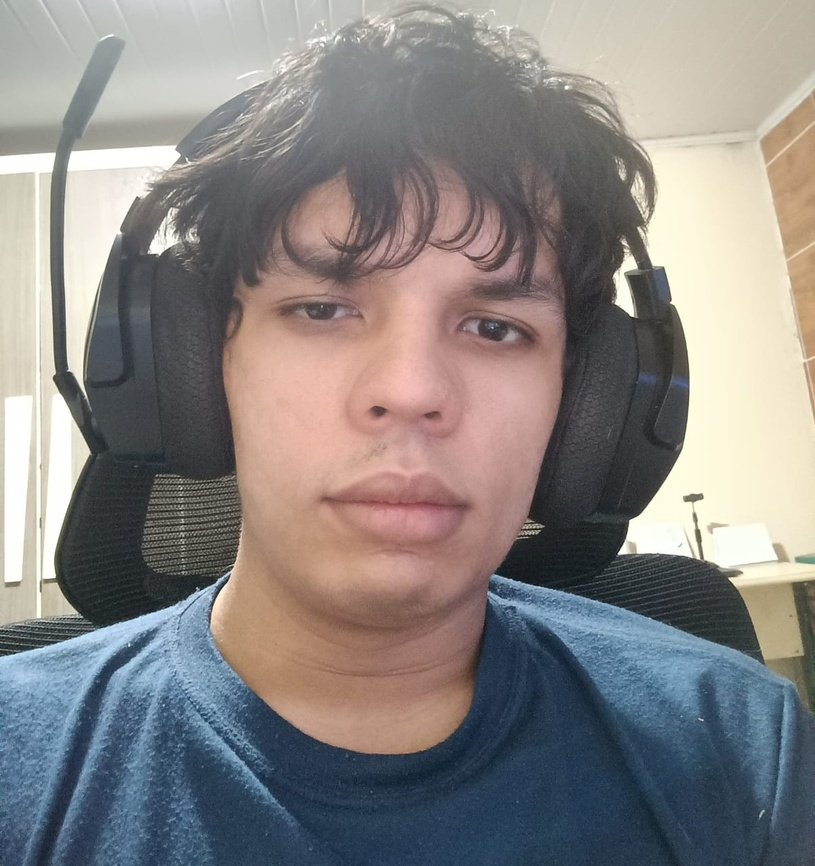
#> input picture assets/foto.jpeg, 815 x 866 px, shrunk from 1202 x 1278 before the run; the run also reads 1 picture not shown here
$ jupyter execute notebook.ipynb   (shell and % lines are left out)   (older library calls are emulated)
#> lines starting #> are read from the running program, lines starting #| are printed output that depends on the picture
### src/question1.py

#### Processo de Subamostragem ####

#1) Nessa primeira parte, não se pode utilizar nenhuma função pronta, além da função de ler e escrever uma imagem

import cv2              # Para ler e escrever a imagem (somente cv2.imread() e cv2.imwrite())
import numpy as np      # Para tratar a imagem como uma matriz e assim conseguir manipular os pixels da imagem.

#1.1) Uma função que deve retirar metade das linhas da imagem de forma intercalada

def retirar_metade_linhas(imagem):
    # imagem[inicio:fim:passo]
    # Pega somente as linhas de 2 em 2, e o segundo argumento está setado como "faça pra todas as colunas"
    imagem_reduzida = imagem [::2, :]
    return imagem_reduzida

#1.2) Uma função que deve retirar metade das colunas da imagem de forma intercalada

def retirar_metade_colunas(imagem):
    # Mesma coisa, só que invertido, já que é pra coluna agora...
    imagem_reduzida = imagem [:, ::2]
    return imagem_reduzida

#1.3) Uma função que deve chamar os anteriores (1.1 e 1.2) e fazer a imagem ficar com um quarto da quantidade de pixels

def retirar_metade_colunas_e_linhas(imagem):
    # Simplesmente chamar as duas funções para retirar as linhas e colunas
    # Em uma matriz não importa a ordem, se retirar as linhas ou colunas primeiro, vai resultar no mesmo
    imagem_um_quarto = retirar_metade_colunas(imagem)
    imagem_um_quarto = retirar_metade_linhas(imagem_um_quarto)
    return imagem_um_quarto

#1.4) Duplicar as linhas de uma imagem, criando uma linha que cada pixel seja a media do
# pixel de cima e de baixo (caso não tenha linha em baixo, só copiar a de cima)

def duplicar_linhas(imagem):
    altura, largura = imagem.shape
    # Criamos a matriz com o dobro da altura
    nova_img = np.zeros((altura * 2, largura), dtype=np.uint8)

    for i in range(altura):
        # As linhas que já tinhamos vão ocupar espaços pares na matriz
        nova_img[2*i] = imagem[i]

        # Agora preenchemos a linha impár
        # E por isso o índice sempre vai ser (2*i + 1)

        if i < altura - 1:
            # Se não for a última linha, calculamos a média
            # OBS: Convertemos pra uint16 pra soma não passar de 255
            cima = imagem[i].astype(np.uint16)
            baixo = imagem[i+1].astype(np.uint16)
            media = (cima + baixo) // 2

            nova_img[2*i + 1] = media.astype(np.uint8)
        else:
            # Se não tem linha em baixo, só copia a de cima
            nova_img[2*i + 1] = imagem[i]

    return nova_img

#1.5) Duplicar as colunas de uma imagem - similar a 1.4

def duplicar_colunas(imagem):
    altura, largura = imagem.shape
    # Agora vai ter dobro de largura
    nova_img = np.zeros((altura, largura * 2), dtype=np.uint8)

    for i in range(largura):
        # Como agora se trata de colunas, usamos [:, 2*i], na função das linhas omitimos as colunas
        nova_img[:, 2*i] = imagem[:, i]

        if i < largura - 1:
            esquerda = imagem[:, i].astype(np.uint16)
            direita = imagem[:, i+1].astype(np.uint16)
            media = (esquerda + direita) // 2

            nova_img[:, 2*i + 1] = media.astype(np.uint8)
        else:
            nova_img[:, 2*i + 1] = imagem[:, i]

    return nova_img

#1.6) Uma função que aumente o tamanho da imagem usando 1.4 e 1.5

def aumentar_imagem(imagem):
    # Primeiro dobramos as linhas
    img_maior = duplicar_linhas(imagem)
    # Depois dobramos as colunas do resultado anterior
    img_maior = duplicar_colunas(img_maior)

    return img_maior

#1.7 e 1.8 são questões para fins de teste e relátorio


### src/question2.py
#2) Implementar com funções prontas (Usando Image1.pgm)

## PARTE A

#2.1 a 2.4) Fazer um programa para realizar o processo de aguçamento (sharpening)
# de imagens, mediante o uso de um Filtro Laplaciano no domínio espacial.
# As entradas do programa devem ser:
# (i) a imagem
# (ii) o tipo de filtro laplaciano

import cv2
import numpy as np

def agucar_laplaciano(imagem, sigma=None):
    """
    Aplica o aguçamento usando filtro Laplaciano.
    Se sigma=None (Item 2.1): Usa o Laplaciano em todas as direções (centro 8).
    Se sigma for passado (Itens 2.2 e 2.3): Aplica Gaussiano e usa Laplaciano em cruz (centro 4).
    """
    if sigma is None:
        # Item 2.1 - Sem suavização e com Kernel +/- 8 no centro (Todas as direções)
        img_processada = imagem.copy()
        kernel = np.array([[-1, -1, -1],
                           [-1,  8, -1],
                           [-1, -1, -1]])
    else:
        # Itens 2.2 e 2.3 - Com suavização Gaussiana e Kernel +/- 4 no centro (Em cruz)
        img_processada = cv2.GaussianBlur(imagem, (3, 3), sigmaX=sigma)
        kernel = np.array([[ 0, -1,  0],
                           [-1,  4, -1],
                           [ 0, -1,  0]])

    # Aplicar o filtro usando CV_64F (float) para não perder os valores negativos!
    bordas = cv2.filter2D(img_processada, cv2.CV_64F, kernel)

    # Aguçamento: Imagem Original + Bordas
    # Usamos a imagem original crua para somar, assim destacamos os detalhes nela
    imagem_agucada = imagem + bordas

    # Cortar valores fora do limite (0 a 255) e converter de volta para uint8
    imagem_final = np.clip(imagem_agucada, 0, 255).astype(np.uint8)

    return imagem_final, np.clip(bordas, 0, 255).astype(np.uint8)
    # Retornamos as bordas também para colocar no relatório!


def agucar_frequencia(imagem, tipo_filtro = "gaussiano", D0 = 30):
    """
    Realiza o aguçamento do dominio de frequência usando um filtro Passa-Altas.
    tipo_filtro: "ideal" ou "gaussiano"
    D0: Frequência de corte
    """

    # Obtendo dimensões da imagem
    M, N = imagem.shape

    # FFT e Shift
    F = np.fft.fft2(imagem)
    Fshift = np.fft.fftshift(F)

    # Criar o Filtro Passa-Altas
    H = np.zeros((M, N), dtype=np.float32)
    for u in range(M):
        for v in range(N):
            # Distância D(u,v) ao centro
            D = np.sqrt((u - M/2) ** 2 + (v - N/2) ** 2)

            if tipo_filtro == "ideal":
                # Filtro Ideal Passa-Altas (Corta a Faca)
                H[u,v] = 0 if D <= D0 else 1
            elif tipo_filtro == "gaussiano":
                # Filtro Gaussiano Passa-Altas (Transição Suave)
                H[u,v] = 1 - np.exp(-(D**2) / (2 * D0**2))

    # Aplicar o filtro e Transformada Inversa
    Gshift = Fshift * H
    img_bordas = np.abs(np.fft.ifft2(np.fft.ifftshift(Gshift)))

    # Aguçamento: Imagem Original + Altas Frequências (Bordas)
    bordas_norm = cv2.normalize(img_bordas, None, 0, 255, cv2.NORM_MINMAX).astype(np.uint8)

    # Somar com a original evitando estourar o limite de 255
    imagem_agucada = cv2.add(imagem, bordas_norm)

    return imagem_agucada, bordas_norm


### src/question3.py
import cv2
import numpy as np

def filtro_butterwoth_passa_altas(imagem, D0, n):
    M, N = imagem.shape
    H = np.zeros((M, N), dtype=np.float32)

    for u in range(M):
        for v in range(N):
            D = np.sqrt((u - M/2) ** 2 + (v - N/2) ** 2)
            if D == 0:
                H[u,v] = 0
            else:
                H[u,v] = 1 / (1 + (D0 / D) ** (2 * n))

    return H

def filtro_notch_rejeita(imagem, pontos_ruido, D0=10, n=2):
    """
    pontos_ruido: lista de tuplas (u,v) com as coordenadas dos spikes de ruido.
    """
    M, N = imagem.shape
    H = np.ones((M, N), dtype=np.float32)

    for u in range(M):
        for v in range(N):
            for (uk, vk) in pontos_ruido:
                # Distância ao ponto de ruído e seu simétrico
                Dk = np.sqrt((u - M/2 - uk)**2 + (v - N/2 - vk)**2)
                D_neg_k = np.sqrt((u - M/2 + uk)**2 + (v - N/2 + vk)**2)

                # Filtro Butterworth Notch Reject
                H[u, v] *= (1 / (1 + (D0 / Dk)**n)) * (1 / (1 + (D0 / D_neg_k)**n))

    return H

def aplicar_filtro_frequencia(imagem, filtro):
    F = np.fft.fft2(imagem)
    Fshift = np.fft.fftshift(F)

    Gshift = Fshift * filtro

    G = np.fft.ifftshift(Gshift)
    img_back = np.fft.ifft2(G)
    return np.abs(img_back)

### tests/teste_q1.py
import cv2
import os
from src.question1 import *

#1.7 mostre e comente os resultados usando uma imagem sua (do seu rostro)
#monocromatica no relatório, de usar a funcao 1.3.

def testar_monocromatica():
    # 1. Configura os caminhos
    nome_foto = 'assets/foto.jpeg' # Confirme se sua foto está aqui com este nome
    output_path = "output/q1_results/"

    if not os.path.exists(output_path):
        os.makedirs(output_path)

    # 2. Lê a imagem forçando escala de cinza (matriz 2D)
    img_cinza = cv2.imread(nome_foto, cv2.IMREAD_GRAYSCALE)

    if img_cinza is None:
        print(f"Erro: Não consegui achar a imagem em '{nome_foto}'.")
        return

    print(f"Original carregada com sucesso! Tamanho: {img_cinza.shape}")

    # 3. Processa passando as matrizes
    img_reduzida = retirar_metade_colunas_e_linhas(img_cinza)
    print(f"Tamanho após redução (1.3): {img_reduzida.shape}")

    img_ampliada = aumentar_imagem(img_reduzida)
    print(f"Tamanho após ampliação (1.6): {img_ampliada.shape}")

    # Teste Extra: Ampliando a imagem original diretamente
    img_gigante = aumentar_imagem(img_cinza)
    print(f"Tamanho da imagem original gigante: {img_gigante.shape}")

    # 4. Salva os resultados
    cv2.imwrite(os.path.join(output_path, "1_3_reduzida.jpg"), img_reduzida)
    cv2.imwrite(os.path.join(output_path, "1_6_reconstruida.jpg"), img_ampliada)
    cv2.imwrite(os.path.join(output_path, "original_ampliada.jpg"), img_gigante)
    print(f"Imagens salvas na pasta '{output_path}'. Confirme visualmente!")

####################### ------------------------------ #######################
#1.8 mostre e comente os resultados para uma imagem colorida (fazendo o processo
#para cada canal separado).

def testar_colorida():
    nome_foto = 'assets/foto.jpeg'
    output_path = "output/q1_results/"

    if not os.path.exists(output_path):
        os.makedirs(output_path)

    # 1. Lê a imagem COLORIDA
    img_color = cv2.imread(nome_foto)

    if img_color is None:
        print(f"Erro: Não consegui achar a imagem em '{nome_foto}'.")
        return

    print(f"Original Colorida carregada! Tamanho: {img_color.shape}")

    # 2. Separa os três canais (Blue, Green, Red)
    b, g, r = cv2.split(img_color)

    # ==========================================
    # TESTE 1.3: Redução (passando canal por canal)
    # ==========================================
    b_reduzido = retirar_metade_colunas_e_linhas(b)
    g_reduzido = retirar_metade_colunas_e_linhas(g)
    r_reduzido = retirar_metade_colunas_e_linhas(r)

    # Junta os canais para formar a imagem reduzida colorida
    img_reduzida_colorida = cv2.merge([b_reduzido, g_reduzido, r_reduzido])
    print(f"Tamanho após redução: {img_reduzida_colorida.shape}")

    # ==========================================
    # TESTE 1.6: Ampliação (passando canal por canal)
    # ==========================================
    b_ampliado = aumentar_imagem(b_reduzido)
    g_ampliado = aumentar_imagem(g_reduzido)
    r_ampliado = aumentar_imagem(r_reduzido)

    # Junta os canais novamente
    img_ampliada_colorida = cv2.merge([b_ampliado, g_ampliado, r_ampliado])
    print(f"Tamanho após ampliação: {img_ampliada_colorida.shape}")

    # 3. Salva os resultados
    cv2.imwrite(os.path.join(output_path, "1_8_reduzida_colorida.jpg"), img_reduzida_colorida)
    cv2.imwrite(os.path.join(output_path, "1_8_reconstruida_colorida.jpg"), img_ampliada_colorida)
    print(f"Imagens coloridas salvas na pasta '{output_path}'.")

####################### ------------------------------ #######################

# [4 lines that do not run on import are left out]

### tests/teste_q2.py
import os
import cv2
from src.question2 import *

def testar_questao2_parteA():
    nome_foto = 'assets/Image1.pgm'
    output_path = "output/q2_results/"

    if not os.path.exists(output_path):
        os.makedirs(output_path)

    # 1. Lê a imagem
    img = cv2.imread(nome_foto, cv2.IMREAD_GRAYSCALE)

    if img is None:
        print(f"Erro: Não consegui achar a imagem em '{nome_foto}'.")
        return

    print("Processando Parte A (Domínio Espacial)...")

    # --- 2.1 Laplaciano Direto (Sem suavização) ---
    agucada_direto, bordas_direto = agucar_laplaciano(img, sigma=None)

    # --- 2.2 Laplaciano com Gaussiano (Sigma = 0.5) ---
    agucada_g05, _ = agucar_laplaciano(img, sigma=0.5)

    # --- 2.3 Laplaciano com Gaussiano (Sigma = 1.0) ---
    agucada_g10, _ = agucar_laplaciano(img, sigma=1.0)

    # 3. Salvar Resultados
    cv2.imwrite(os.path.join(output_path, "2_1_agucada_direto.jpg"), agucada_direto)
    cv2.imwrite(os.path.join(output_path, "2_2_agucada_sigma05.jpg"), agucada_g05)
    cv2.imwrite(os.path.join(output_path, "2_3_agucada_sigma10.jpg"), agucada_g10)

    # Bônus: Salvar as bordas puras para ilustrar no relatório
    cv2.imwrite(os.path.join(output_path, "extra_somente_bordas_laplaciano.jpg"), bordas_direto)

    print(f"Imagens salvas na pasta '{output_path}'.")

def testar_questao2_parteB():
    nome_foto = 'assets/Image1.pgm'
    output_path = "output/q2_results/"

    if not os.path.exists(output_path):
        os.makedirs(output_path)

    # Leitura da imagem
    img = cv2.imread(nome_foto, cv2.IMREAD_GRAYSCALE)

    if img is None:
        print(f"Erro: Não consegui achar a imagem em '{nome_foto}'.")
        return

    print("Processando Parte B (Domínio da Frequência)...")

    # --- Aplica o filtro Passa-Altas Ideal ---
    agucada_ideal, bordas_ideal = agucar_frequencia(img, tipo_filtro="ideal", D0=30)

    # --- Aplica o filtro Passa-Altas Gaussiano ---
    agucada_gauss, bordas_gauss = agucar_frequencia(img, tipo_filtro="gaussiano", D0=30)

    # Salvar Resultados do Ideal
    cv2.imwrite(os.path.join(output_path, "2_B_agucada_ideal.jpg"), agucada_ideal)
    cv2.imwrite(os.path.join(output_path, "extra_bordas_ideal.jpg"), bordas_ideal)

    # Salvar Resultados do Gaussiano
    cv2.imwrite(os.path.join(output_path, "2_B_agucada_gaussiano.jpg"), agucada_gauss)
    cv2.imwrite(os.path.join(output_path, "extra_bordas_gaussiano.jpg"), bordas_gauss)

    print(f"Imagens da Parte B salvas na pasta '{output_path}'.")

# [3 lines that do not run on import are left out]

### notebook.ipynb
[cell 1]
# Execute aqui primeiro antes de qualquer outra coisa (PRIORIDADE)

import sys
import os
import cv2
import numpy as np
import matplotlib.pyplot as plt

# Mostrar que o notebook está na raiz do projeto
sys.path.append('.')

from src.question1 import *
from src.question2 import *
from src.question3 import *

from tests import teste_q1
from tests import teste_q2
from tests import teste_q3

# Para exibir imagens dentro do notebook

[cell 2]
###################################################
#################### QUESTÃO 1 ####################
###################################################

[cell 3]
# 1.7 Questão que pede para testar a Redução e Ampliação usando uma foto de um rosto (meu)

img_cinza = cv2.imread('assets/foto.jpeg', cv2.IMREAD_GRAYSCALE)

# 1.3 - Redução
img_reduzida = retirar_metade_colunas_e_linhas(img_cinza)

# 1.6 - Ampliação
img_ampliada = aumentar_imagem(img_reduzida)

plt.figure(figsize=(20, 7))

# Para exibir a Original
plt.subplot(1, 3, 1)
plt.title("Original")
plt.imshow(img_cinza, cmap='gray')
plt.axis('off')

# Para exibir a Reduzida
plt.subplot(1, 3, 2)
plt.title("Reduzida (1.3)")
plt.imshow(img_reduzida, cmap='gray')
plt.axis('off')

# Para exibir a Apliada
plt.subplot(1, 3, 3)
plt.title("Ampliada (1.6)")
plt.imshow(img_ampliada, cmap='gray')
plt.axis('off')

plt.tight_layout()
plt.show()

[cell 4]
# 1.8 Questão: Teste de Redução e Ampliação em imagem COLORIDA

# 1. Lê a imagem original (em BGR)
img_bgr = cv2.imread('assets/foto.jpeg')
#> img_bgr is the input picture: shape (866, 815, 3); mean B, G, R 130.8, 132.2, 136.3

if img_bgr is not None:
    # 2. Separa os canais
    b, g, r = cv2.split(img_bgr)
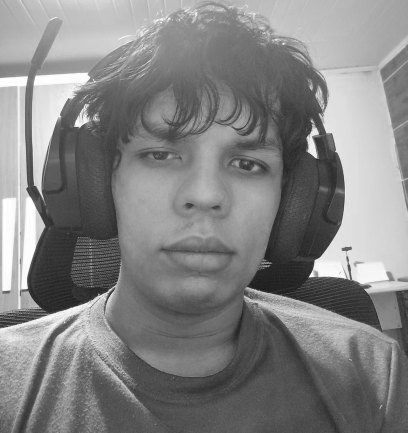
#> b: shape (866, 815) (shown at 1/2 size); min 1, max 255, mean 130.8
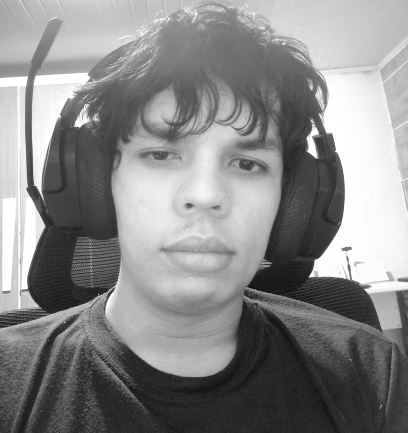
#> r: shape (866, 815) (shown at 1/2 size); min 0, max 255, mean 136.3

    # 3. Processa cada canal individualmente (Redução 1.3)
    b_red = retirar_metade_colunas_e_linhas(b)
#> in retirar_metade_colunas (call 2), `imagem_reduzida = imagem [:, ::2]`:
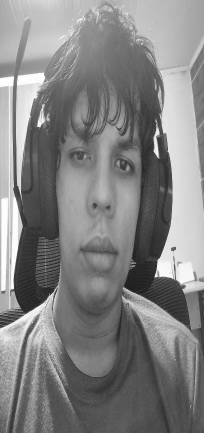
#> imagem_reduzida: shape (866, 408) (shown at 1/2 size); min 1, max 255, mean 130.9
    g_red = retirar_metade_colunas_e_linhas(g)
    r_red = retirar_metade_colunas_e_linhas(r)
#> in retirar_metade_colunas (call 4), `imagem_reduzida = imagem [:, ::2]`:
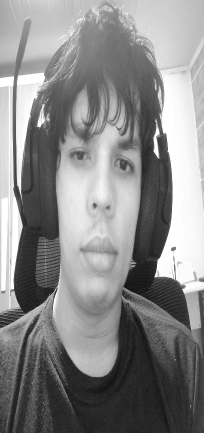
#> imagem_reduzida: shape (866, 408) (shown at 1/2 size); min 0, max 255, mean 136.3
    img_reduzida_color = cv2.merge([b_red, g_red, r_red])

    # 4. Processa cada canal individualmente (Ampliação 1.6)
    b_amp = aumentar_imagem(b_red)
    g_amp = aumentar_imagem(g_red)
    r_amp = aumentar_imagem(r_red)
    img_ampliada_color = cv2.merge([b_amp, g_amp, r_amp])

    # --- EXIBIÇÃO ---
    plt.figure(figsize=(20, 7))

    # Para exibir, precisamos converter de BGR para RGB (Maldito Matplotlib)
    def to_rgb(img):
        return cv2.cvtColor(img, cv2.COLOR_BGR2RGB)

    # Original Colorida
    plt.subplot(1, 3, 1)
    plt.title("Original Colorida")
    plt.imshow(to_rgb(img_bgr))
    plt.axis('off')

    # Reduzida Colorida
    plt.subplot(1, 3, 2)
    plt.title("Reduzida (Canais Separados)")
    plt.imshow(to_rgb(img_reduzida_color))
    plt.axis('off')

    # Ampliada Colorida
    plt.subplot(1, 3, 3)
    plt.title("Reconstruída (Canais Separados)")
    plt.imshow(to_rgb(img_ampliada_color))
    plt.axis('off')

    plt.tight_layout()
    plt.show()
else:
    print("Erro ao carregar 'assets/foto.jpeg'. Verifique o arquivo!")

[cell 5]
# Rodar o código parar exibir resultados na pasta output
teste_q1.testar_monocromatica()
#| Original carregada com sucesso! Tamanho: (866, 815)
#| Tamanho após redução (1.3): (433, 408)
#| Tamanho após ampliação (1.6): (866, 816)
#| Tamanho da imagem original gigante: (1732, 1630)
teste_q1.testar_colorida()
#| Original Colorida carregada! Tamanho: (866, 815, 3)
#| Tamanho após redução: (433, 408, 3)
#| Tamanho após ampliação: (866, 816, 3)

[cell 6]
###################################################
#################### QUESTÃO 2 ####################
###################################################

[cell 7]
# Resultados pedidos na 2.1 a 2.3 (2 PARTE A)

img_original = cv2.imread('assets/Image1.pgm')
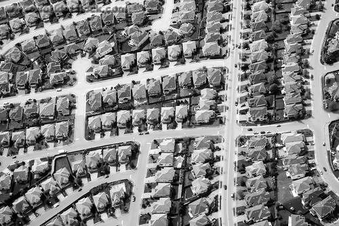
#> input picture assets/Image1.pgm, 339 x 226 px, shrunk from 500 x 333 before the run
#> img_original is the input picture: shape (226, 339, 3); min 0, max 255, mean 130.2

if img_original is not None:
    # Processamento
    # Laplaciano Direto (pode vir com bastante ruído)
    agucada_direto, bordas_direto = agucar_laplaciano(img_original, sigma=None)
#> in agucar_laplaciano, `imagem_final = np.clip(imagem_agucada, 0, 255).astype(np.uint8)`:
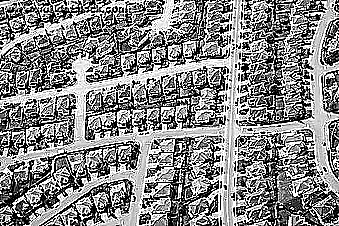
#> imagem_final: shape (226, 339, 3); min 0, max 255, mean 134.3
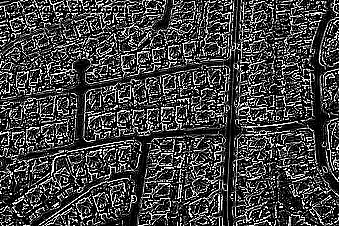
#> bordas_direto: shape (226, 339, 3); min 0, max 255, mean 66.3

    # Com Suavização Gaussiana (Sigma 0.5 e 1.0)
    agucada_g05, _ = agucar_laplaciano(img_original, sigma=0.5)
#> call 2 of agucar_laplaciano, with sigma = 0.5
#> in agucar_laplaciano (call 2), `imagem_agucada = imagem + bordas`:
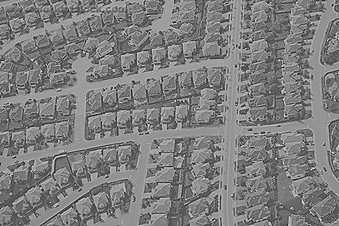
#> imagem_agucada: shape (226, 339, 3) float64; min -304, max 570, mean 130.1; drawn with min black and max white
#> in agucar_laplaciano (call 2), `imagem_final = np.clip(imagem_agucada, 0, 255).astype(np.uint8)`:
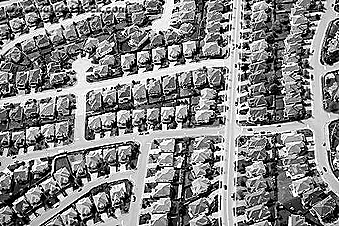
#> imagem_final: shape (226, 339, 3); min 0, max 255, mean 132.3
    agucada_g10, _ = agucar_laplaciano(img_original, sigma=1.0)
#> call 3 of agucar_laplaciano, with sigma = 1
#> in agucar_laplaciano (call 3), `img_processada = cv2.GaussianBlur(imagem, (3, 3), sigmaX=sigma)`:
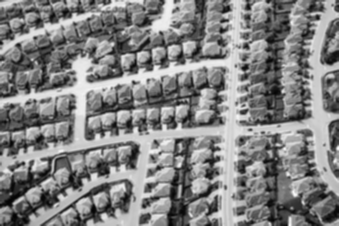
#> img_processada: shape (226, 339, 3); min 2, max 248, mean 130.2
#> (the rest of the program and of its run is left out)
